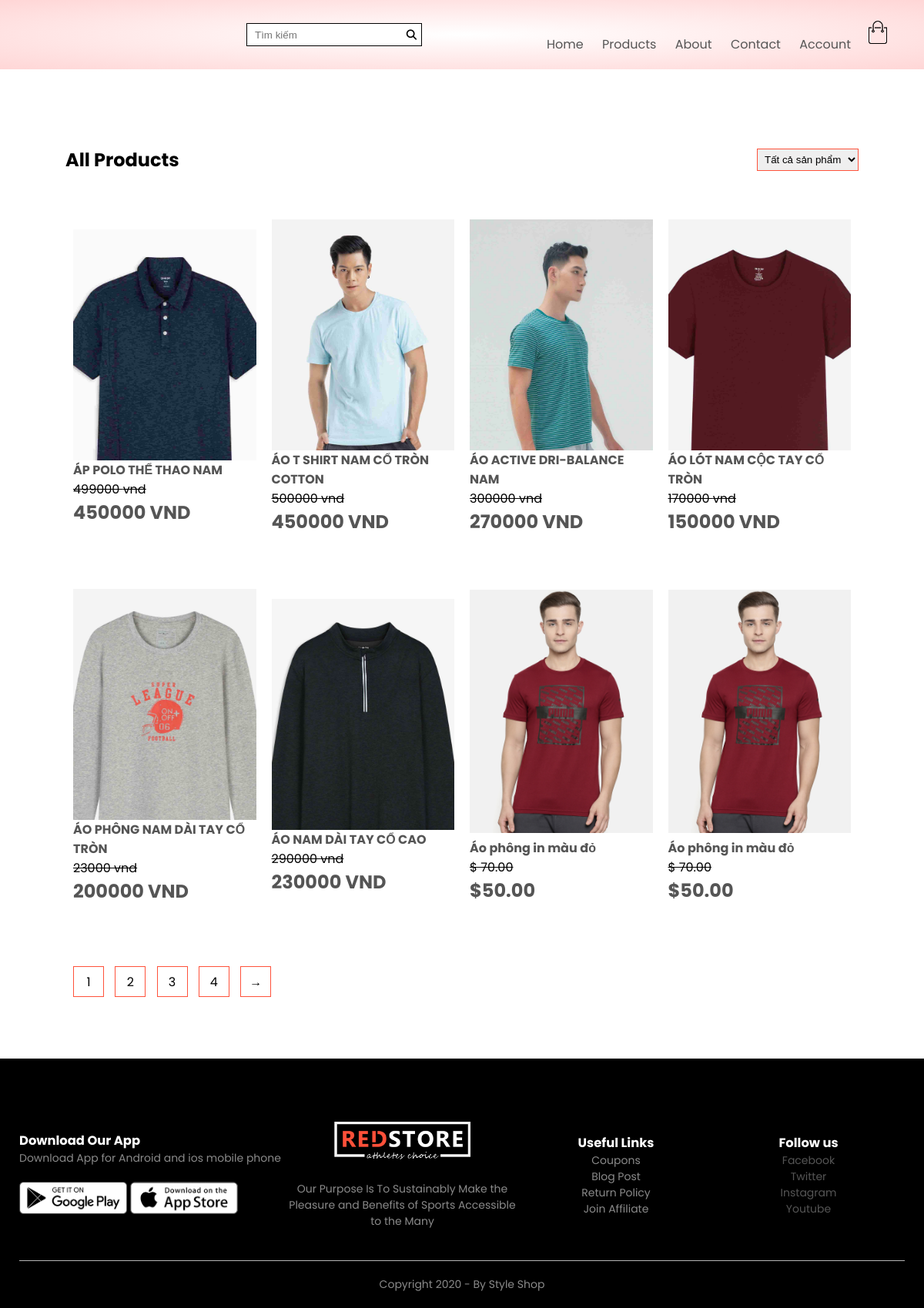
The page /du_an/products.php?danhmuc=26 on the database its author committed.
### tables this page shows
CREATE TABLE `products` (
  `product_id` int(11) NOT NULL,
  `product_name` text NOT NULL,
  `product_price` float NOT NULL,
  `product_sale` float NOT NULL,
  `product_image` varchar(255) NOT NULL,
  `product_time` timestamp NOT NULL DEFAULT current_timestamp() ON UPDATE current_timestamp(),
  `product_detail` text NOT NULL,
  `category_id` int(11) NOT NULL,
  `product_view` int(11) NOT NULL
);

### du_an/products.php (the view, shortened to what this page needs)
<!DOCTYPE html>
<html lang="en">
<head>
    <link rel="stylesheet" href="style.css">
    <link rel="stylesheet" href="https://stackpath.bootstrapcdn.com/font-awesome/4.7.0/css/font-awesome.min.css">
</head>
<body>
    <div class="header">
        <div class="container ">
            <div class="navbar">
                <div class="logo" style="width: 125px;">
                </div>
                <div class="" style="margin: auto 150px;">
                    <form action="" class="serach" style="display: flex;">
                        <input type="text" width="100px" placeholder="Tìm kiếm">
                        <button class="btn-serach"><i class="fas fa-search"></i></button>
                    </form>
                </div>
                <nav>
                    <ul id="MenuItems">
                        <li><a href="index.php">Home</a></li>
                        <li><a href="products.php">Products</a></li>
                        <li><a href="">About</a></li>
                        <li><a href="">Contact</a></li>
                        <li><a href="login.php">Account</a></li>
                    </ul>
                </nav>
                <div style="align-items: center;">
                    <a href="cart.php"><img src="images/cart.png" width="30px" height="30px"></a>
                </div>
            </div>
        </div>
    </div>
    <div class="small-container">
        <div class="row row-2">
            <h2>All Products</h2>
            <select name="danhmuc" onchange="javascript:handleSelect(this)">
                <option value="index.html">Tất cả sản phẩm</option>
                <?php
                include 'db.php';
                $sql = "select*from category";
                $kq = $conn->query($sql);
                ?>
            </select>
        </div>
        <div class="row">
            <?php
            include 'db.php';
            if (isset($_GET['danhmuc'])) {
                $danhmuc = $_GET['danhmuc'];
                $sql = "select*from products where category_id='$danhmuc'";
                $kq = $conn->query($sql);
            }
            foreach ($kq as $key => $value) {
            ?>
                <div class="col-4">
                    <div style="overflow: hidden; height: 300px;">
                        <a href="products_detal.php?masp=<?php echo $value['product_id'] ?>"><img style="height: 400px;	object-fit: cover; " src="img/<?php echo $value['product_image'] ?>"></a>
                    </div>
                    <h4><?php echo $value['product_name'] ?></h4>
                    <s><?php echo $value['product_price'] ?> vnd</s>
                    <p style="font-weight: bold; font-size: x-large;"><?php echo $value['product_sale'] ?> VND</p>
                </div><?php } ?>
            <div class="col-4">
                <a href="products_detal.html"><img src="images/product-1.jpg"></a>
                <h4>Áo phông in màu đỏ</h4>
                <s>$ 70.00</s>
                <p style="font-weight: bold; font-size: x-large;">$50.00</p>
            </div>
            <div class="col-4">
                <a href="products_detal.html"><img src="images/product-1.jpg"></a>
                <h4>Áo phông in màu đỏ</h4>
                <s>$ 70.00</s>
                <p style="font-weight: bold; font-size: x-large;">$50.00</p>
            </div>
        </div>
        <div class="page-btn">
            <span>1</span>
            <span>2</span>
            <span>3</span>
            <span>4</span>
            <span>&#8594;</span>
        </div>
    </div>
    <div class="footer">
        <div class="container">
            <div class="row">
                <div class="footer-col-1">
                    <h3>Download Our App</h3>
                    <p>Download App for Android and ios mobile phone</p>
                    <div class="app-logo">
                        <img src="images/play-store.png">
                        <img src="images/app-store.png">
                    </div>
                </div>
                <div class="footer-col-2">
                    <img src="images/logo-white.png">
                    <p>Our Purpose Is To Sustainably Make the Pleasure and
                        Benefits of Sports Accessible to the Many</p>
                </div>
                <div class="footer-col-3">
                    <h3>Useful Links</h3>
                    <ul>
                        <li>Coupons</li>
                        <li>Blog Post</li>
                        <li>Return Policy</li>
                        <li>Join Affiliate</li>
                    </ul>
                </div>
                <div class="footer-col-4">
                    <h3>Follow us</h3>
                    <ul>
                        <li>
                            <a href="#" style="text-decoration: none" target="blank">Facebook</a>
                        </li>
                        <li>
                            <a href="#" style="text-decoration: none" target="blank">Twitter</a>
                        </li>
                        <li>
                            <a href="#" style="text-decoration: none" target="blank">Instagram</a>
                        </li>
                        <li>
                            <a href="#" style="text-decoration: none" target="blank">Youtube</a>
                        </li>
                    </ul>
                </div>
            </div>
            <hr>
            <p class="Copyright">Copyright 2020 - By Style Shop</p>
        </div>
</body>
</html>

### du_an/style.css (style rules this page uses)
* { margin: 0; padding: 0; box-sizing: border-box; }
body { font-family: "Poppins", sans-serif; }
.navbar { display: flex; align-items: center; padding: 20px; background-color: ; }
nav { flex: 1; text-align: right; }
nav ul { display: block; list-style-type: none; }
nav ul li { display: inline-block; margin-right: 20px; }
a { text-decoration: none; color: #555; }
p { color: #555; }
.container { max-width: 1300px; margin: auto; padding-left: 25px; padding-right: 25px; }
.row { display: flex; align-items: center; flex-wrap: wrap; justify-content: space-around; margin: 20px 0; }
.header { background: radial-gradient(#fff, #ffd6d6); }
.small-container { max-width: 1080px; margin: auto; padding-left: 25px; padding-right: 25px; }
.col-4 { flex-basis: 25%; padding: 10px; min-width: 200px; margin-bottom: 50px; transition: transform 0.5s; }
.col-4 h4 { font-weight: bold; }
.col-4 img { width: 100%; }
h4 { color: #555; font-weight: normal; }
.col-4 p { font-size: 14px; }
.footer { background: #000; color: #8a8a8a; font-size: 14px; padding: 60px 0 20px; }
.footer p { color: #8a8a8a; }
.footer h3 { color: #fff; }
.footer-col-1, .footer-col-2, .footer-col-3, .footer-col-4 { min-width: 250px; margin-bottom: 20px; }
.footer-col-1 { flex-basis: 30%; }
.footer-col-2 { flex: 1; text-align: center; }
.footer-col-2 img { width: 180px; margin-bottom: 20px; }
.footer-col-3, .footer-col-4 { flex-basis: 12%; text-align: center; }
ul { list-style-type: none; }
.app-logo { margin-top: 20px; }
.app-logo img { width: 140px; }
.footer hr { border: none; background: #b5b5b5; height: 1px; margin: 20px 0; }
.Copyright { text-align: center; }
.row-2 { justify-content: space-between; margin: 100px auto 50px; }
select { border: 1px solid #ff523b; padding: 5px; }
.page-btn { margin: 0 auto 80px; }
.page-btn span { display: inline-block; border: 1px solid #ff523b; margin-left: 10px; width: 40px; height: 40px; text-align: center; line-height: 40px; cursor: pointer; }
form input { width: 100%; height: 30px; margin: 10px 0; padding: 0 10px; border: 1px solid #ccc; }
.serach { align-items: center; }
.serach input { border: 1px solid ; border-right: none; }
.btn-serach { height: 30px; border: 1px solid; width: 30px; border-left: none; background-color: white; }

### rows shown on the page
products: product_image (picture), product_name "ÁP POLO THỂ THAO NAM", product_price "499000", product_sale "450000"
products: product_image (picture), product_name "ÁO T SHIRT NAM CỔ TRÒN COTTON", product_price "500000", product_sale "450000"
products: product_image (picture), product_name "ÁO ACTIVE DRI-BALANCE NAM", product_price "300000", product_sale "270000"
products: product_image (picture), product_name "ÁO LÓT NAM CỘC TAY CỔ TRÒN", product_price "170000", product_sale "150000"
products: product_image (picture), product_name "ÁO PHÔNG NAM DÀI TAY CỔ TRÒN", product_price "23000", product_sale "200000"
products: product_image (picture), product_name "ÁO NAM DÀI TAY CỔ CAO", product_price "290000", product_sale "230000"
